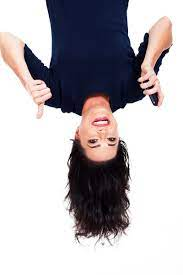
#> input picture atividade/sala/aula_1/foto.jpg, 183 x 275 px
$ python code2.py
#> lines starting #> are read from the running program, lines starting #| are printed output that depends on the picture
### atividade/sala/aula_1/show_image.py
import matplotlib.pyplot as plt

def show_image(image, title='image', cmap_type= 'gray'):
    plt.imshow(image, cmap=cmap_type)
    plt.title(title)
    plt.axis('off')
    plt.show()

### atividade/sala/aula_1/code2.py
import numpy as np
import matplotlib.pyplot as plt
from show_image import show_image

foto = plt.imread('foto.jpg')
#> foto is the input picture: shape (275, 183, 3); mean R, G, B 183.6, 178.9, 182.7
foto_vertical = np.flipud(foto)
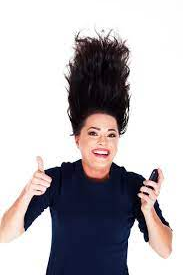
#> foto_vertical: shape (275, 183, 3); mean R, G, B 183.6, 178.9, 182.7
foto_horizontal = np.fliplr(foto)
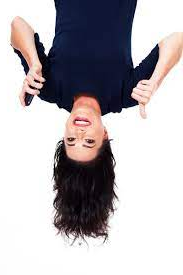
#> foto_horizontal: shape (275, 183, 3); mean R, G, B 183.6, 178.9, 182.7

show_image(foto, "Original")
show_image(foto_vertical, "Foto na vertical")
show_image(foto_horizontal, "Foto na horizontal")
